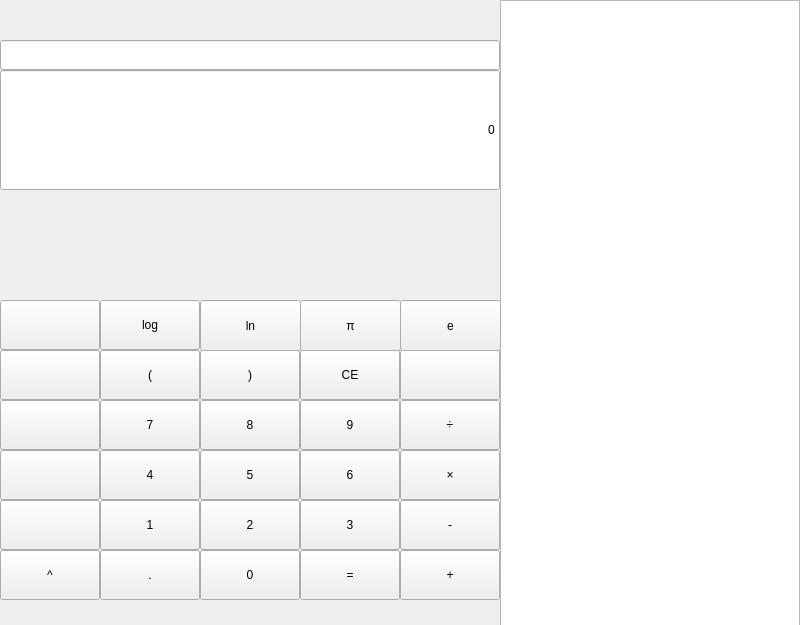
<?xml version="1.0" encoding="UTF-8"?>
<ui version="4.0">
 <class>MainWindow</class>
 <widget class="QMainWindow" name="MainWindow">
  <property name="geometry">
   <rect>
    <x>0</x>
    <y>0</y>
    <width>800</width>
    <height>625</height>
   </rect>
  </property>
  <property name="windowTitle">
   <string>MainWindow</string>
  </property>
  <widget class="QWidget" name="centralwidget">
   <widget class="QPushButton" name="pushButton7">
    <property name="geometry">
     <rect>
      <x>100</x>
      <y>400</y>
      <width>100</width>
      <height>50</height>
     </rect>
    </property>
    <property name="text">
     <string>7</string>
    </property>
   </widget>
   <widget class="QPushButton" name="pushButton4">
    <property name="geometry">
     <rect>
      <x>100</x>
      <y>450</y>
      <width>100</width>
      <height>50</height>
     </rect>
    </property>
    <property name="text">
     <string>4</string>
    </property>
   </widget>
   <widget class="QPushButton" name="pushButton1">
    <property name="geometry">
     <rect>
      <x>100</x>
      <y>500</y>
      <width>100</width>
      <height>50</height>
     </rect>
    </property>
    <property name="text">
     <string>1</string>
    </property>
   </widget>
   <widget class="QPushButton" name="pushButtonPoint">
    <property name="geometry">
     <rect>
      <x>100</x>
      <y>550</y>
      <width>100</width>
      <height>50</height>
     </rect>
    </property>
    <property name="text">
     <string>.</string>
    </property>
   </widget>
   <widget class="QPushButton" name="pushButton8">
    <property name="geometry">
     <rect>
      <x>200</x>
      <y>400</y>
      <width>100</width>
      <height>50</height>
     </rect>
    </property>
    <property name="text">
     <string>8</string>
    </property>
   </widget>
   <widget class="QPushButton" name="pushButton9">
    <property name="geometry">
     <rect>
      <x>300</x>
      <y>400</y>
      <width>100</width>
      <height>50</height>
     </rect>
    </property>
    <property name="text">
     <string>9</string>
    </property>
   </widget>
   <widget class="QPushButton" name="pushButtonDiv">
    <property name="geometry">
     <rect>
      <x>400</x>
      <y>400</y>
      <width>100</width>
      <height>50</height>
     </rect>
    </property>
    <property name="text">
     <string>÷</string>
    </property>
   </widget>
   <widget class="QPushButton" name="pushButton5">
    <property name="geometry">
     <rect>
      <x>200</x>
      <y>450</y>
      <width>100</width>
      <height>50</height>
     </rect>
    </property>
    <property name="text">
     <string>5</string>
    </property>
   </widget>
   <widget class="QPushButton" name="pushButton6">
    <property name="geometry">
     <rect>
      <x>300</x>
      <y>450</y>
      <width>100</width>
      <height>50</height>
     </rect>
    </property>
    <property name="text">
     <string>6</string>
    </property>
   </widget>
   <widget class="QPushButton" name="pushButtonMul">
    <property name="geometry">
     <rect>
      <x>400</x>
      <y>450</y>
      <width>100</width>
      <height>50</height>
     </rect>
    </property>
    <property name="text">
     <string>×</string>
    </property>
   </widget>
   <widget class="QPushButton" name="pushButton2">
    <property name="geometry">
     <rect>
      <x>200</x>
      <y>500</y>
      <width>100</width>
      <height>50</height>
     </rect>
    </property>
    <property name="text">
     <string>2</string>
    </property>
   </widget>
   <widget class="QPushButton" name="pushButton3">
    <property name="geometry">
     <rect>
      <x>300</x>
      <y>500</y>
      <width>100</width>
      <height>50</height>
     </rect>
    </property>
    <property name="text">
     <string>3</string>
    </property>
   </widget>
   <widget class="QPushButton" name="pushButtonPlus">
    <property name="geometry">
     <rect>
      <x>400</x>
      <y>550</y>
      <width>100</width>
      <height>50</height>
     </rect>
    </property>
    <property name="text">
     <string>+</string>
    </property>
   </widget>
   <widget class="QPushButton" name="pushButtonEqual">
    <property name="geometry">
     <rect>
      <x>300</x>
      <y>550</y>
      <width>100</width>
      <height>50</height>
     </rect>
    </property>
    <property name="text">
     <string>=</string>
    </property>
   </widget>
   <widget class="QPushButton" name="pushButton0">
    <property name="geometry">
     <rect>
      <x>200</x>
      <y>550</y>
      <width>100</width>
      <height>50</height>
     </rect>
    </property>
    <property name="text">
     <string>0</string>
    </property>
   </widget>
   <widget class="QPushButton" name="pushButtonMinus">
    <property name="geometry">
     <rect>
      <x>400</x>
      <y>500</y>
      <width>100</width>
      <height>50</height>
     </rect>
    </property>
    <property name="text">
     <string>-</string>
    </property>
   </widget>
   <widget class="QPushButton" name="pushButtonL">
    <property name="geometry">
     <rect>
      <x>100</x>
      <y>350</y>
      <width>100</width>
      <height>50</height>
     </rect>
    </property>
    <property name="text">
     <string>(</string>
    </property>
   </widget>
   <widget class="QPushButton" name="pushButtonR">
    <property name="geometry">
     <rect>
      <x>200</x>
      <y>350</y>
      <width>100</width>
      <height>50</height>
     </rect>
    </property>
    <property name="text">
     <string>)</string>
    </property>
   </widget>
   <widget class="QLineEdit" name="lineEdit1">
    <property name="geometry">
     <rect>
      <x>0</x>
      <y>40</y>
      <width>500</width>
      <height>30</height>
     </rect>
    </property>
    <property name="alignment">
     <set>Qt::AlignRight|Qt::AlignTrailing|Qt::AlignVCenter</set>
    </property>
    <property name="readOnly">
     <bool>true</bool>
    </property>
   </widget>
   <widget class="QLineEdit" name="lineEdit2">
    <property name="geometry">
     <rect>
      <x>0</x>
      <y>70</y>
      <width>500</width>
      <height>120</height>
     </rect>
    </property>
    <property name="text">
     <string>0</string>
    </property>
    <property name="alignment">
     <set>Qt::AlignRight|Qt::AlignTrailing|Qt::AlignVCenter</set>
    </property>
    <property name="readOnly">
     <bool>true</bool>
    </property>
   </widget>
   <widget class="QListWidget" name="listWidget">
    <property name="geometry">
     <rect>
      <x>500</x>
      <y>0</y>
      <width>300</width>
      <height>800</height>
     </rect>
    </property>
    <property name="contextMenuPolicy">
     <enum>Qt::CustomContextMenu</enum>
    </property>
   </widget>
   <widget class="QPushButton" name="pushButtonBack">
    <property name="geometry">
     <rect>
      <x>400</x>
      <y>350</y>
      <width>100</width>
      <height>50</height>
     </rect>
    </property>
    <property name="text">
     <string/>
    </property>
   </widget>
   <widget class="QPushButton" name="pushButtonClear">
    <property name="geometry">
     <rect>
      <x>300</x>
      <y>350</y>
      <width>100</width>
      <height>50</height>
     </rect>
    </property>
    <property name="text">
     <string>CE</string>
    </property>
   </widget>
   <widget class="QPushButton" name="pushButtonPow">
    <property name="geometry">
     <rect>
      <x>0</x>
      <y>550</y>
      <width>100</width>
      <height>50</height>
     </rect>
    </property>
    <property name="text">
     <string>^</string>
    </property>
   </widget>
   <widget class="QPushButton" name="pushButtonSquare">
    <property name="geometry">
     <rect>
      <x>0</x>
      <y>500</y>
      <width>100</width>
      <height>50</height>
     </rect>
    </property>
    <property name="text">
     <string/>
    </property>
   </widget>
   <widget class="QPushButton" name="pushButtonCube">
    <property name="geometry">
     <rect>
      <x>0</x>
      <y>450</y>
      <width>100</width>
      <height>50</height>
     </rect>
    </property>
    <property name="text">
     <string/>
    </property>
   </widget>
   <widget class="QPushButton" name="pushButtonReciprocal">
    <property name="geometry">
     <rect>
      <x>0</x>
      <y>400</y>
      <width>100</width>
      <height>50</height>
     </rect>
    </property>
    <property name="text">
     <string/>
    </property>
   </widget>
   <widget class="QPushButton" name="pushButtonRooting">
    <property name="geometry">
     <rect>
      <x>0</x>
      <y>350</y>
      <width>100</width>
      <height>50</height>
     </rect>
    </property>
    <property name="text">
     <string/>
    </property>
   </widget>
   <widget class="QPushButton" name="pushButtonCubeRoot">
    <property name="geometry">
     <rect>
      <x>0</x>
      <y>300</y>
      <width>100</width>
      <height>50</height>
     </rect>
    </property>
    <property name="text">
     <string/>
    </property>
   </widget>
   <widget class="QPushButton" name="pushButtonLog">
    <property name="geometry">
     <rect>
      <x>100</x>
      <y>300</y>
      <width>100</width>
      <height>50</height>
     </rect>
    </property>
    <property name="text">
     <string>log</string>
    </property>
   </widget>
   <widget class="QPushButton" name="pushButtonLn">
    <property name="geometry">
     <rect>
      <x>200</x>
      <y>300</y>
      <width>101</width>
      <height>51</height>
     </rect>
    </property>
    <property name="text">
     <string>ln</string>
    </property>
   </widget>
   <widget class="QPushButton" name="pushButtonPi">
    <property name="geometry">
     <rect>
      <x>300</x>
      <y>300</y>
      <width>101</width>
      <height>51</height>
     </rect>
    </property>
    <property name="text">
     <string>π</string>
    </property>
   </widget>
   <widget class="QPushButton" name="pushButtonE">
    <property name="geometry">
     <rect>
      <x>400</x>
      <y>300</y>
      <width>101</width>
      <height>51</height>
     </rect>
    </property>
    <property name="text">
     <string>e</string>
    </property>
   </widget>
  </widget>
  <widget class="QMenuBar" name="menubar">
   <property name="geometry">
    <rect>
     <x>0</x>
     <y>0</y>
     <width>800</width>
     <height>25</height>
    </rect>
   </property>
  </widget>
 </widget>
 <resources/>
 <connections/>
</ui>
